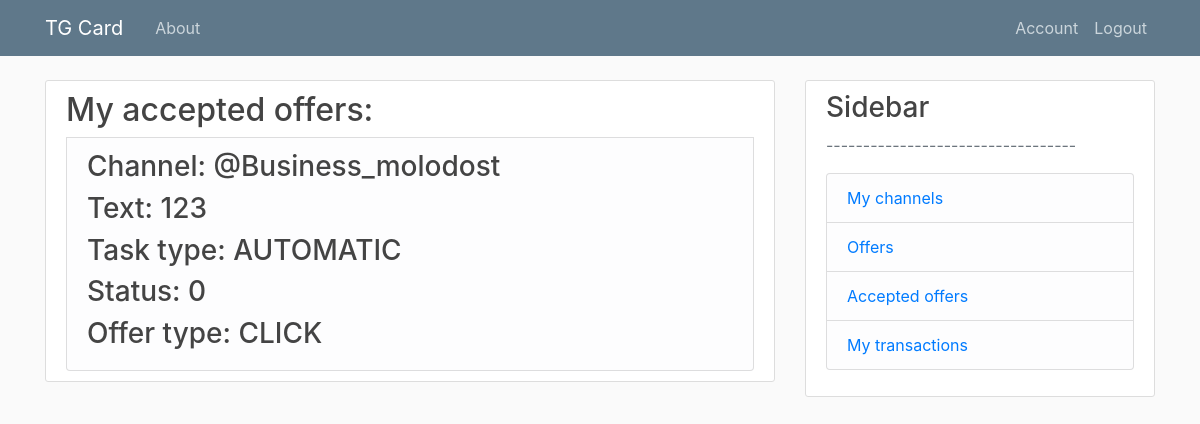
The page /currentUserTasks (signed in) on the database as committed earlier.
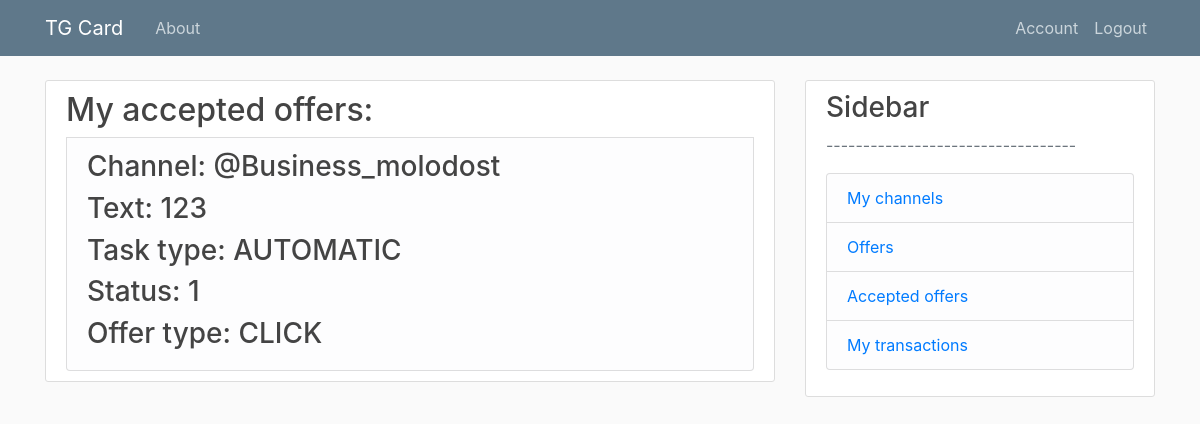
The same page on the database as committed later.
### models.py (models this page shows, shortened)
class Task(db.Model):
    id = db.Column(db.Integer, primary_key=True)
    status = db.Column(db.Integer, index=True, default=0) # new \ approved \ queued \ paused \ inactive
    taskType = db.Column(db.String, default=0) # AUTOMATIC \ MANUAL
    previevText = db.Column(db.String, index=True, nullable=False)
    affilId = db.Column(db.Integer, db.ForeignKey('user.id'), nullable=False)
    offerId = db.Column(db.Integer, db.ForeignKey('offer.id'), nullable=False)
    __table_args__=(UniqueConstraint('affilId', 'offerId', name='unique_offer'),)
    message_queues = db.relationship('MessageQueue', backref='task', lazy=True)

class Offer(db.Model):
    id = db.Column(db.Integer, primary_key=True)
    tgLink = db.Column(db.String, index=True, unique=True, nullable=False)
    offerType = db.Column(db.String, index=True, nullable=False) # click \ subscribe
    price = db.Column(db.Float, index=True, nullable=False)
    status = db.Column(db.Integer, index=True, nullable=False) # active \ inactive
    advertId = db.Column(db.Integer, db.ForeignKey('user.id'), nullable=False)
    tasks = db.relationship('Task', backref='offer', lazy=True)
    categoryListAdv = db.relationship('CategoryListAdv', backref='offer', lazy=True)

### routes.py (the view)
@app.route("/currentUserTasks", methods=['GET', 'POST'])
@login_required
@affiliate_access_level()
def currentUserTasks():
    tasks = Task.query.filter_by(affilId=current_user.id).all()
    return render_template('currentUserTasks.html', title='CurrentUserTasks', tasks=tasks)

### models.py (called while the page is built)
@login_manager.user_loader
def load_user(user_id):
    return User.query.get(int(user_id))

### routes.py (called while the page is built)
def affiliate_access_level():
    def decorator(f):
        @wraps(f)
        def decorated_function(*args, **kwargs):
            if current_user.role != 'AFFILIATE':
                return redirect(url_for('access_error_page'))
            return f(*args, **kwargs)
        return decorated_function
    return decorator

### templates/currentUserTasks.html (shortened to what this page needs)
{% extends "layout.html" %}
{% block content %}
    <div class="content-section">
    <h2>My accepted offers: </h2>
    {% for task in tasks %}
    <li class="list-group-item list-group-item-light">
                <ul class="list-group">
                    <h3>Channel: {{task.offer.tgLink}}</h3>
                    <h3>Text: {{task.previevText}}</h3>
                    <h3>Task type: {{task.taskType}}</h3>
                    <h3>Status: {{task.status}}</h3>
                    <h3>Offer type: {{task.offer.offerType}}</h3>
                </ul>
    </li>
    {% endfor %}
    </div>
{% endblock content %}

Rows that differ between the two databases and show on the page:
changed Task "AUTOMATIC": status "0" → "1"
